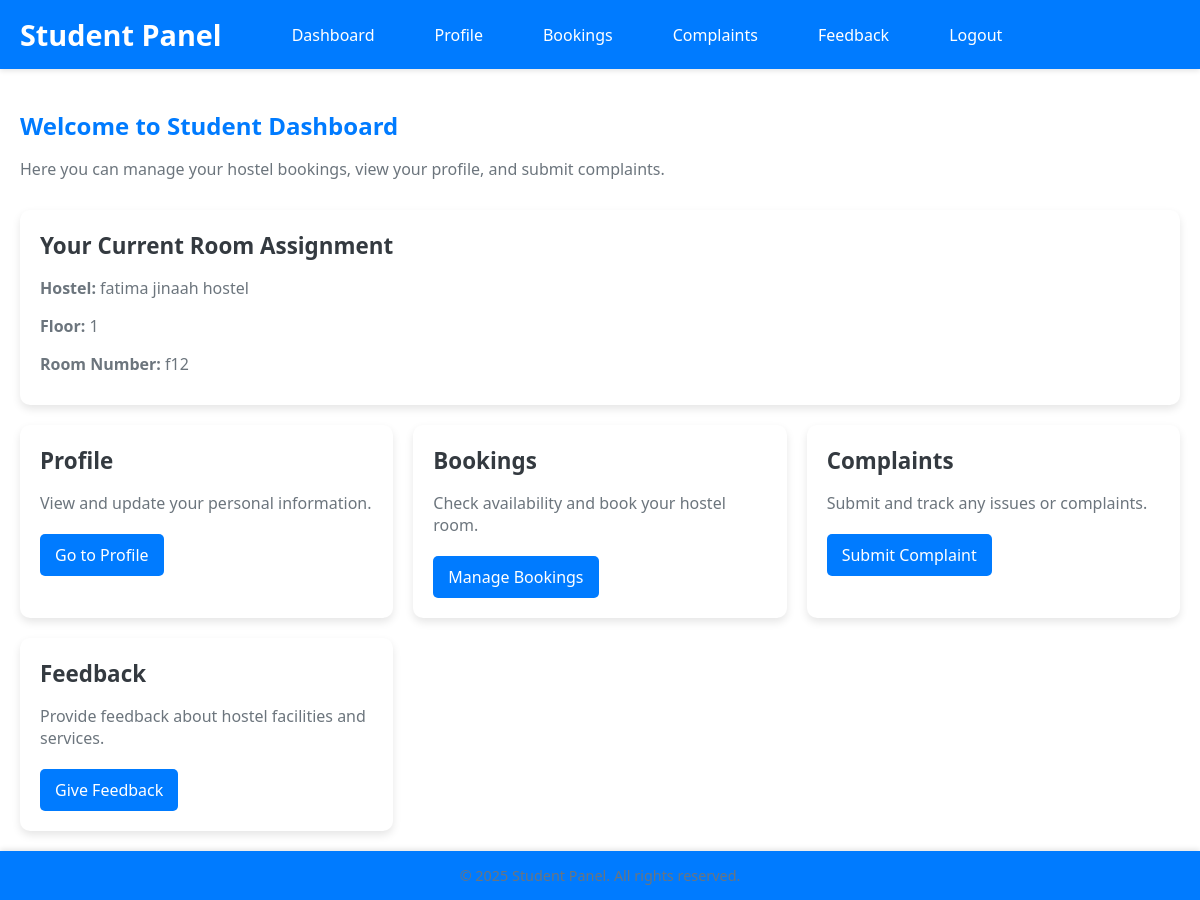
The app's page /student/dashboard/ (signed in), older data.
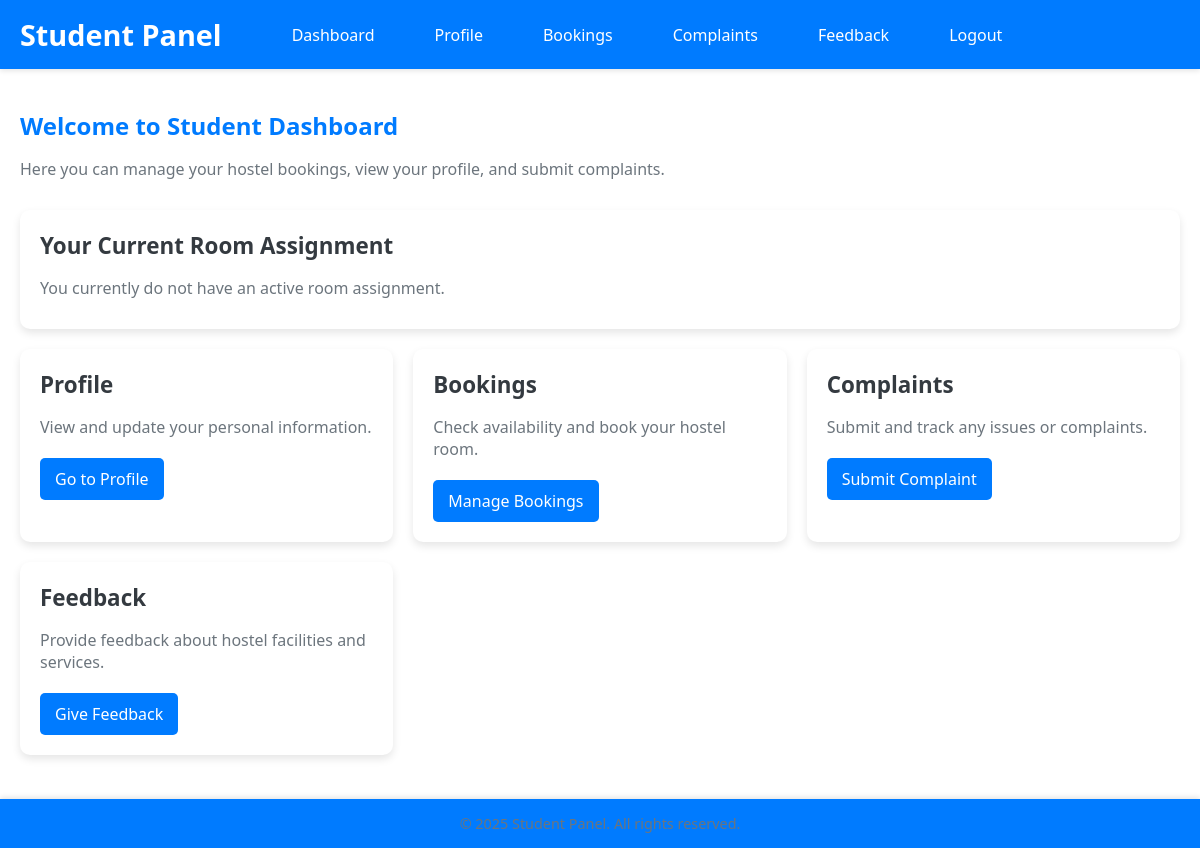
The same page, newer data.
### coustom_admin/models.py (models this page shows, shortened)
class Hostels(models.Model):
    name = models.CharField(max_length=100)
    address = models.TextField(max_length=250)
    gender = models.CharField(default="Male", choices=[('Male', 'Male'), ('Female', 'Female')])
    contact_number = models.CharField(max_length=11)
    total_floors = models.IntegerField()
    description = models.TextField(blank=True, null=True)
    created_at = models.DateTimeField(auto_now_add=True)

class Rooms(models.Model):
    ROOM_TYPES = [
        ('Single', 'Single'),
        ('Double', 'Double'),
        ('Triple', 'Triple'),
        ('Quad', 'Quad'),
    ]
    ROOM_STATUS = [
        ('Available', 'Available'),
        ('Occupied', 'Occupied'),
        ('Maintenance', 'Maintenance'),
    ]
    hostel = models.ForeignKey(Hostels, on_delete=models.CASCADE, related_name='rooms')
    room_number = models.CharField(max_length=10)
    room_type = models.CharField(max_length=20, choices=ROOM_TYPES)
    capacity = models.PositiveIntegerField(default=1, validators=[MinValueValidator(1), MaxValueValidator(4)])
    current_occupants = models.PositiveIntegerField(default=0, editable=False)
    status = models.CharField(max_length=20, choices=ROOM_STATUS, default='Available')
    rent = models.DecimalField(max_digits=10, decimal_places=2, default=0.00)
    description = models.TextField(blank=True, null=True)
    floor_number = models.PositiveIntegerField()
    created_at = models.DateTimeField(auto_now_add=True)
    updated_at = models.DateTimeField(auto_now=True)
    class Meta:
        verbose_name_plural = "Rooms"
        ordering = ['floor_number', 'room_number']
        unique_together = ['hostel', 'room_number']

### student/views.py (the view)
# urls.py: path('dashboard/', views.student_dashboard, name='student_dashboard'),
def student_dashboard(request):
    if not request.user.is_authenticated:
        return redirect('student_login')
    try:
        student = Student.objects.get(user_id=request.user.id)
        from coustom_admin.models import BookingRequest, RoomAssignment
        active_booking = BookingRequest.objects.filter(
            student=request.user,
            status='Approved'
        ).first()
        room_info = None
        if active_booking:
            assignment = RoomAssignment.objects.filter(
                booking=active_booking,
                is_active=True
            ).select_related('room__hostel').first()
            if assignment and assignment.room:
                room_info = {
                    'hostel': assignment.room.hostel.name if assignment.room.hostel else 'N/A',
                    'room_number': assignment.room.room_number if assignment.room.room_number else 'N/A',
                    'floor': getattr(assignment.room, 'floor_number', 'N/A')
                }
        return render(request, 'student_dashboard.html', {
            'student': student,
            'room_info': room_info
        })
    except Student.DoesNotExist:
        logout(request)
        messages.error(request, "Access denied. This portal is for students only.")
        return redirect('student_login')

### student/Templates/student_dashboard.html (shortened to what this page needs)
{% extends 'student_base.html' %}
{% block content %}
    <h2>Welcome to Student Dashboard</h2>
    <p>Here you can manage your hostel bookings, view your profile, and submit complaints.</p>
    {% if room_info %}
    <div class="room-info">
        <h3>Your Current Room Assignment</h3>
        <p><strong>Hostel:</strong> {{ room_info.hostel }}</p>
        <p><strong>Floor:</strong> {{ room_info.floor }}</p>
        <p><strong>Room Number:</strong> {{ room_info.room_number }}</p>
    </div>
    {% else %}
    <div class="room-info">
        <h3>Your Current Room Assignment</h3>
        <p>You currently do not have an active room assignment.</p>
    </div>
    {% endif %}
    <div class="dashboard-cards">
        <div class="card">
            <h3>Profile</h3>
            <p>View and update your personal information.</p>
            <a href="{% url 'student_profile' %}" class="card-link">Go to Profile</a>
        </div>
        <div class="card">
            <h3>Bookings</h3>
            <p>Check availability and book your hostel room.</p>
            <a href="{% url 'student_booking' %}" class="card-link">Manage Bookings</a>
        </div>
        <div class="card">
            <h3>Complaints</h3>
            <p>Submit and track any issues or complaints.</p>
            <a href="{% url 'student_complaint' %}" class="card-link">Submit Complaint</a>
        </div>
        <div class="card">
            <h3>Feedback</h3>
            <p>Provide feedback about hostel facilities and services.</p>
            <a href="{% url 'student_feedback' %}" class="card-link">Give Feedback</a>
        </div>
    </div>
{% endblock %}

Row changes from the older to the newer data that the page shows:
no longer on this page (row unchanged): Hostels: hostel "fatima jinaah hostel"
no longer on this page (row edited): Rooms: room_number "f12"
Text that changed along with them:
{{ room_info.floor }}: "1" → (not shown)
text no longer shown: "Hostel: Floor: Room Number:"
text now shown: "You currently do not have an active room assignment."
